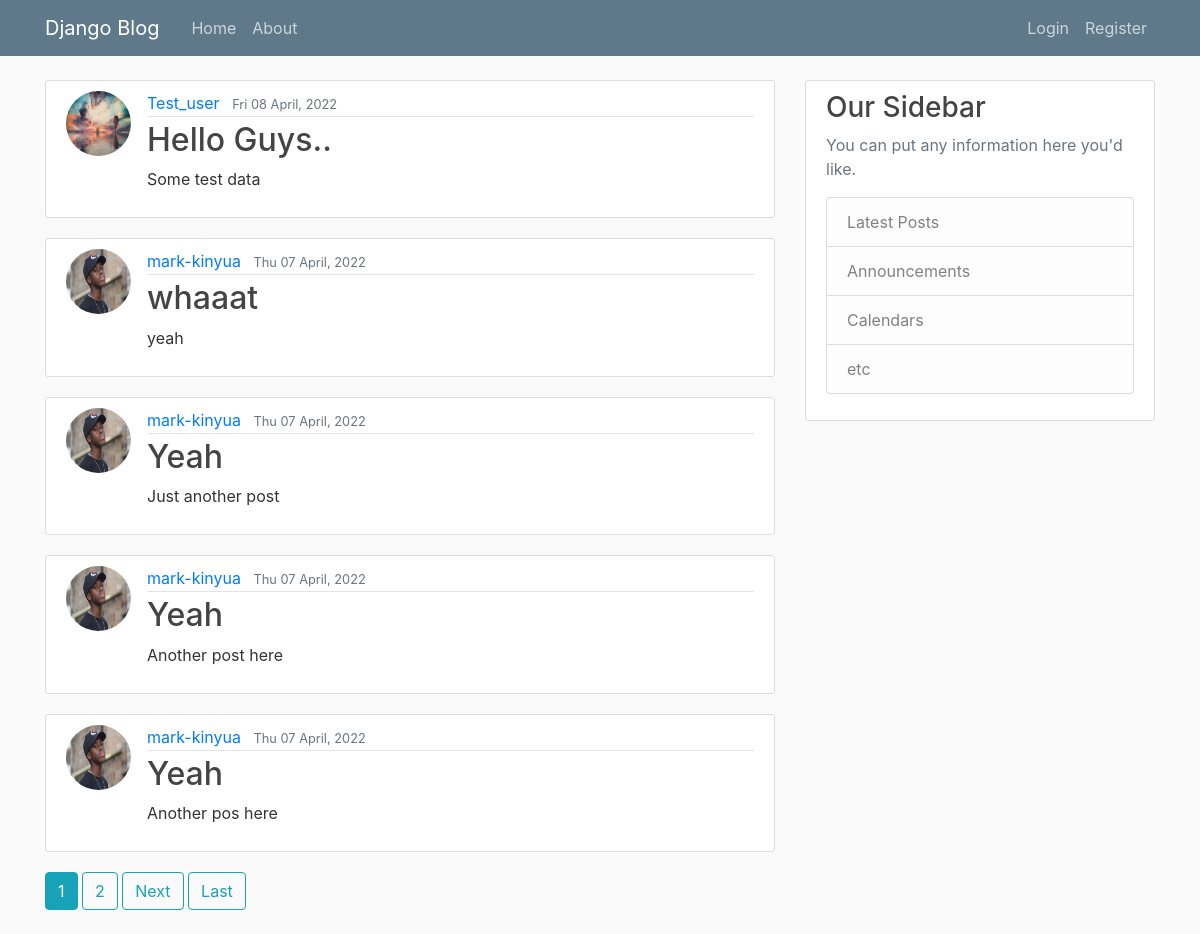
The page / on the database its author committed.
### blog/models.py (models this page shows, shortened)
class Post(models.Model):
    title = models.CharField(max_length=200)
    content = models.TextField()
    date_posted = models.DateTimeField(default=timezone.now)
    author = models.ForeignKey(User, on_delete=models.CASCADE)

### users/models.py (models this page shows, shortened)
class Profile(models.Model):
    user = models.OneToOneField(User, on_delete=models.CASCADE)
    first_name = models.CharField(max_length=100)
    last_name = models.CharField(max_length=100)
    image = models.ImageField(default='default.jpg', upload_to='profile_pics')

### blog/views.py (the view)
# urls.py: path('', PostListView.as_view(), name='blog-home'),
class PostListView(ListView):
    model = Post
    template_name = 'blog/home.html'
    context_object_name = 'posts'
    ordering = ['-date_posted']
    paginate_by = 5

### blog/templates/blog/home.html (shortened to what this page needs)
{% extends "blog/base.html" %}
{% block content %}
{% for post in posts %}
<article class="media content-section">
    <img class="rounded-circle article-img" src="{{ post.author.profile.image.url }}">
  <div class="media-body">
    <div class="article-metadata">
      <a class="mr-2" href="{% url 'user-posts' post.author.username %}">{{ post.author }}</a>
      <small class="text-muted">{{ post.date_posted|date:"D d F, Y" }}</small>
  </div>
  <h2><a class="article-title" href="{% url 'post-detail' post.id %}">{{ post.title }}</a></h2>
  <p class="article-content">{{ post.content }}</p>
</div>
</article>
{% endfor %}
{% if is_paginated %}
  {% for num in page_obj.paginator.page_range %}
    {% if page_obj.number == num %}
      <a class="btn btn-info mb-4" href="?page={{ num }}">{{ num }}</a>
    {% elif num > page_obj.number|add:'-3' and num < page_obj.number|add:'3' %}
      <a class="btn btn-outline-info mb-4" href="?page={{ num }}">{{ num }}</a>
    {% endif %}
  {% endfor %}
  {% if page_obj.has_next %}
    <a class="btn btn-outline-info mb-4" href="?page={{ page_obj.next_page_number }}">Next</a>
    <a class="btn btn-outline-info mb-4" href="?page={{ page_obj.paginator.num_pages }}">Last</a>
  {% endif %}
{% endif %}
{% endblock content %}

### blog/static/blog/main.css (style rules this page uses)
body { background: #fafafa; color: #333333; margin-top: 5rem; }
h1, h2, h3, h4, h5, h6 { color: #444444; }
.content-section { background: #ffffff; padding: 10px 20px; border: 1px solid #dddddd; border-radius: 3px; margin-bottom: 20px; }
.article-title { color: #444444; }
.article-content { white-space: pre-line; }
.article-img { height: 65px; width: 65px; margin-right: 16px; }
.article-metadata { padding-bottom: 1px; margin-bottom: 4px; border-bottom: 1px solid #e3e3e3 }

### rows shown on the page
Post: author.profile.image (picture), author "Test_user", date_posted "Fri 08 April, 2022", title "Hello Guys..", content "Some test data"
Post: author.profile.image (picture), author "mark-kinyua", date_posted "Thu 07 April, 2022", title "whaaat", content "yeah"
Post: author.profile.image (picture), author "mark-kinyua", date_posted "Thu 07 April, 2022", title "Yeah", content "Just another post"
Post: author.profile.image (picture), author "mark-kinyua", date_posted "Thu 07 April, 2022", title "Yeah", content "Another post here"
Post: author.profile.image (picture), author "mark-kinyua", date_posted "Thu 07 April, 2022", title "Yeah", content "Another pos here"

### other values the page prints
{{ num }} "1"
{{ num }} "2"
